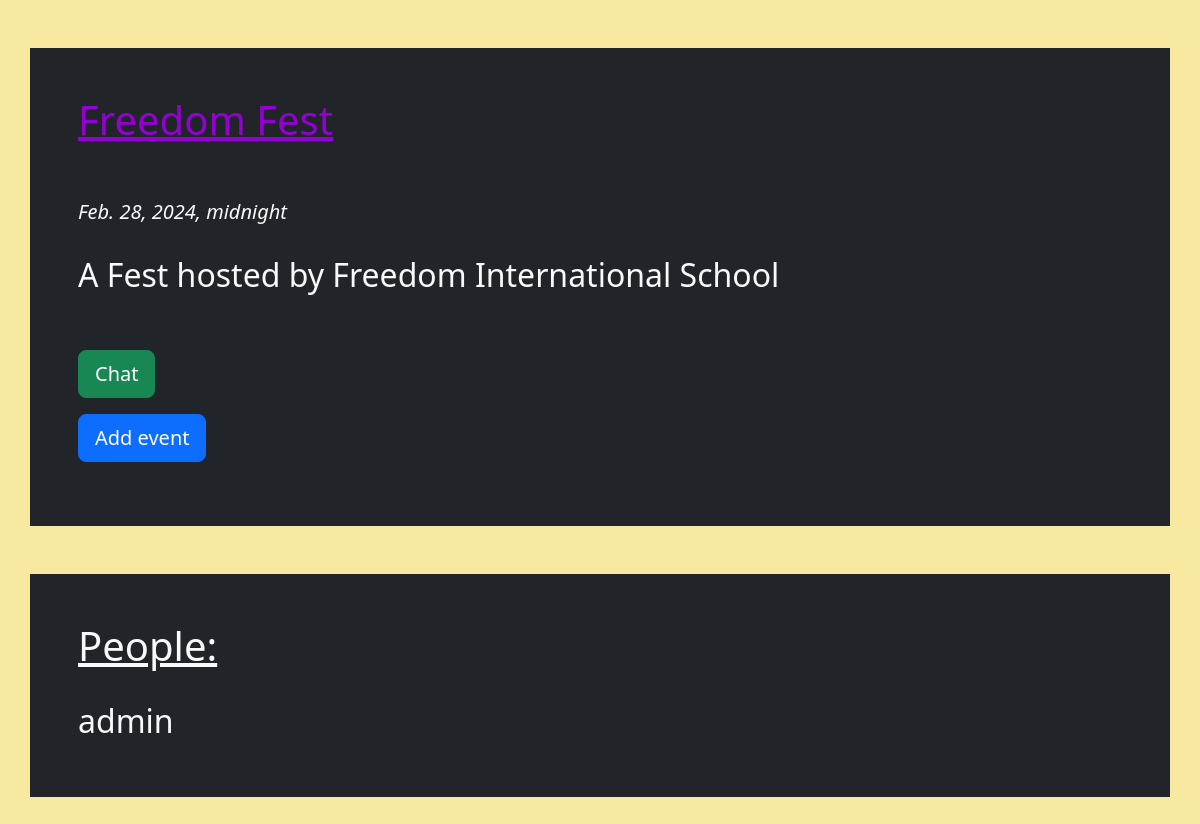
/event/7, run on the app's committed database.
### forums/models.py (models this page shows, shortened)
class Events(models.Model):
    forum = models.ManyToManyField(Forum,related_name='events',blank=True)
    title = models.CharField(max_length=150)
    about = models.TextField()
    date = models.DateTimeField()
    is_public = models.BooleanField(default=False)
    users_added = models.ManyToManyField(CustomUser,blank=True,related_name='events_added')

### users/models.py (models this page shows)
class CustomUser(AbstractBaseUser,PermissionsMixin):
    reg_no = models.CharField(max_length=20,primary_key=True,unique=True)
    first_name = models.CharField(max_length=150)
    is_active = models.BooleanField(default=True)
    is_staff = models.BooleanField(default=False)
    USERNAME_FIELD = 'reg_no'
    REQUIRED_FIELDS=['first_name']
    objects = CustomUserManager()
    pic = models.ImageField(upload_to='profiles', default='/Dragonfruit.jpg')

### forums/views.py (the view)
# urls.py: path('event/<int:event_id>',views.event,name='event'),
def event(request,event_id):
    if request.method=='POST':
        if 'addevent' in request.POST:
            event = Events.objects.get(id=event_id)
            event.users_added.add(request.user)
            context = {'event':event,'forum':forum}
            return render(request,'event.html',context)
        elif 'removeevent' in request.POST:
            event = Events.objects.get(id=event_id)
            event.users_added.remove(request.user)
            context = {'event':event,'forum':forum}
            return render(request,'event.html',context)
        else:
            room = Events.objects.get(id=event_id)
            roomName = room.title
            user = request.user.first_name
            if Room.objects.filter(name=roomName).exists():
                return redirect('/chat/' + roomName + '/?user=' + user)
            else:
                newRoom = Room.objects.create(name=roomName)
                newRoom.save()
                return redirect('/chat/' + roomName + '/?user=' + user)
    else:
        event = Events.objects.get(id=event_id)
        context = {'event':event,'forum':forum}
        return render(request,'event.html',context)

### templates/event.html (shortened to what this page needs)
<html>
    <head>
        <link href="https://cdn.jsdelivr.net/npm/bootstrap@5.3.0-alpha1/dist/css/bootstrap.min.css" rel="stylesheet">
    </head>
    <body>
        <div class = 'container p-5 my-5 bg-dark text-light'>
            <h1 style = 'color:darkviolet'><u>{{event.title}}</u></h1> <br><br>
            <h5><i>{{event.date}}</i></h5>
            <br>
            <h2>{{event.about}}</h2>
            <form method = 'POST' type = 'hidden' id = 'postForm'>
                <br><br>
                <button type = 'submit' class = 'btn btn-success btn-lg'>Chat</button>
            </form>
            {% if request.user not in event.users_added.all %}
            <form method="post">
                <button type="submit" class = 'btn btn-primary btn-lg' name="addevent" value={request.user}>Add event</button>
            </form>
        {% else %}
            <form method="post">
                {% csrf_token %}
                <button type="submit" class = 'btn btn-danger btn-lg' name="removeevent" value={request.user}>Remove event</button>
            </form>
        {% endif %}
        </div>
        <div class = 'container p-5 my-5 bg-dark text-light'>
            <h1><u>People: </u></h1> <br>
            {% for object in event.users_added.all %}
                <h2> {{object.first_name}} </h2>
            {% endfor %}
        </div>
    </body>
</html>

### templates/event.html (style rules this page uses)
body { background-color: #f8e9a1 }

### data on the page
Events: title "Freedom Fest", date "Feb. 28, 2024, midnight", about "A Fest hosted by Freedom International School"
CustomUser: first_name "admin"
